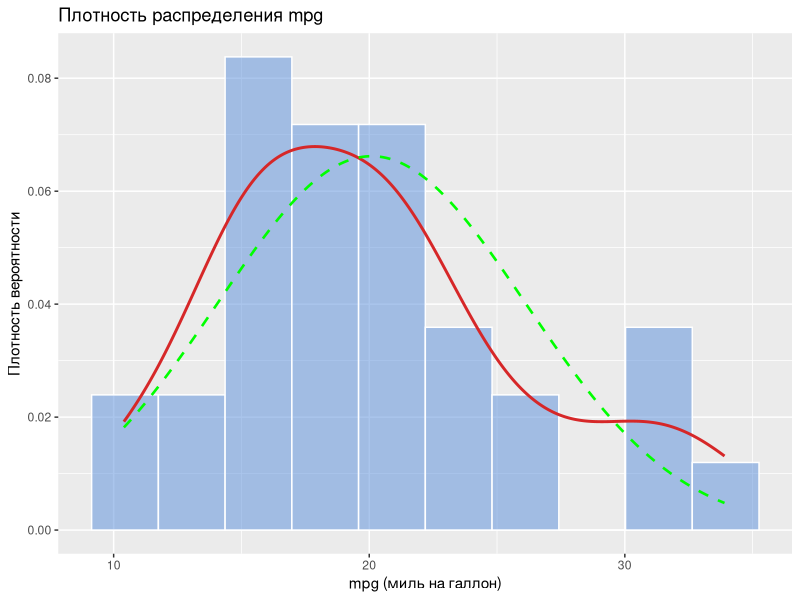
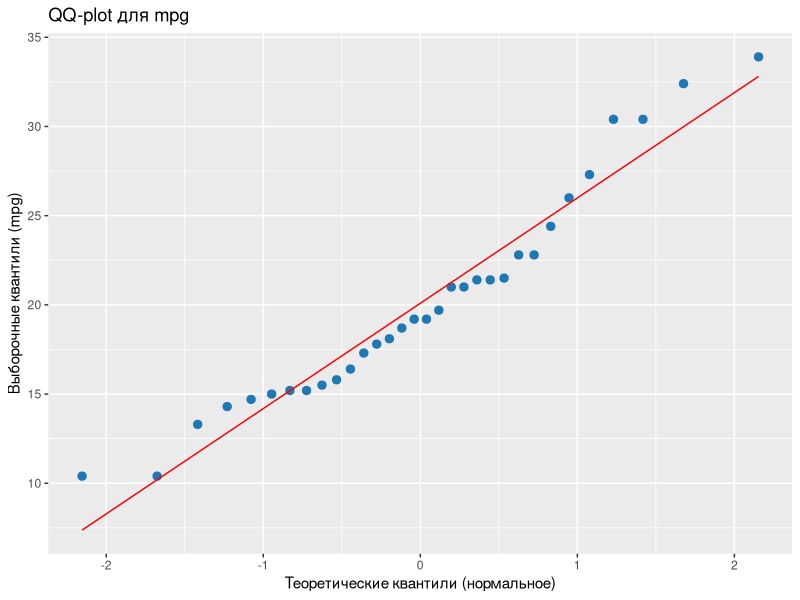
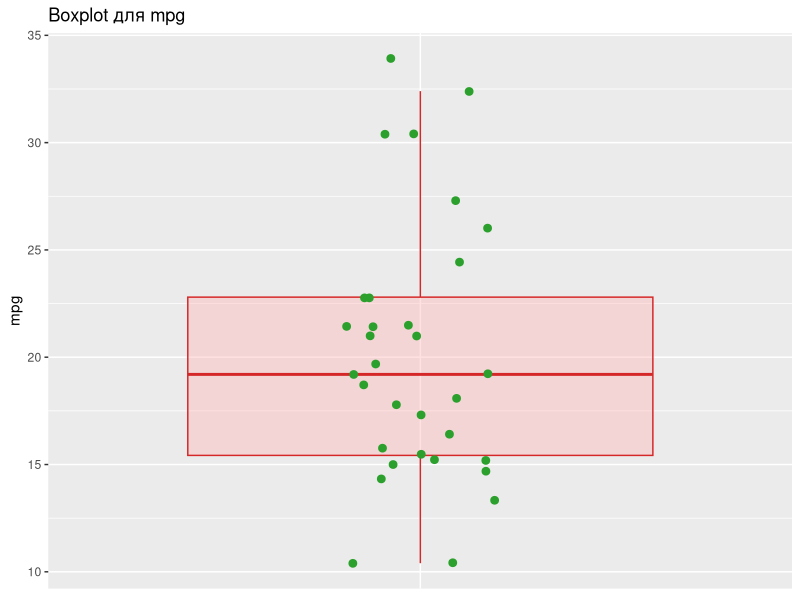
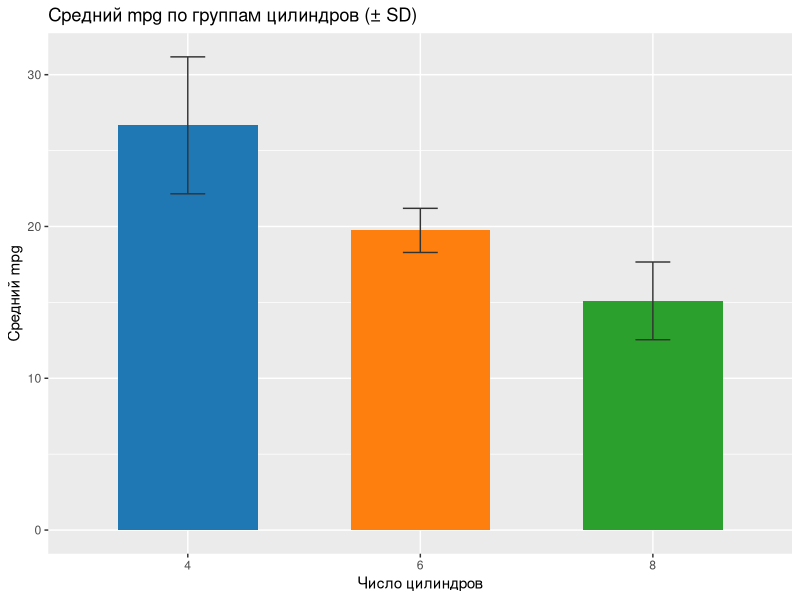
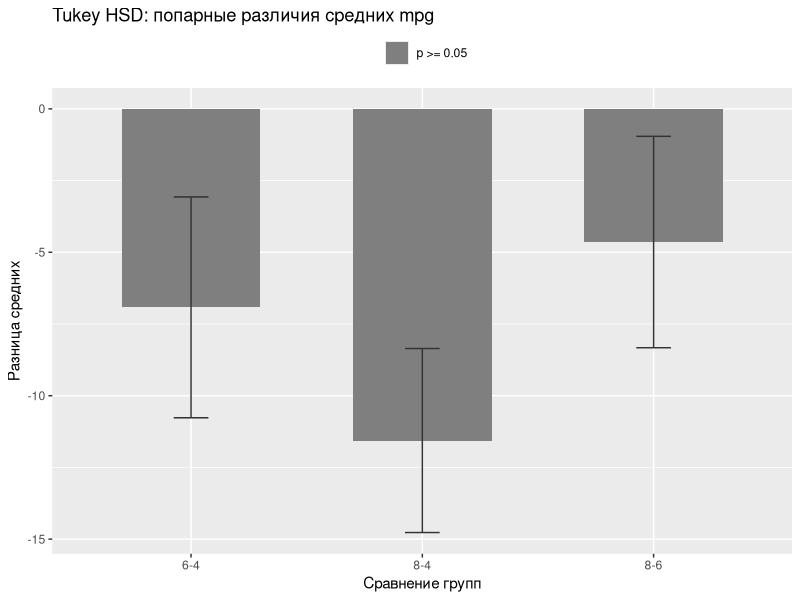

These charts were generated, in order, by the following R code:
## ---- chunk 1
knitr::opts_chunk$set(echo = TRUE, warning = FALSE, message = FALSE,
                      fig.width = 8, fig.height = 4.8)
library(dplyr)
library(tidyr)
library(broom)
library(ggplot2)
data(mtcars)
## ---- chunk 2
get_mode <- function(x) {
  ux <- unique(x)
  ux[which.max(tabulate(match(x, ux)))]
}

modes <- sapply(mtcars, get_mode)

extended_stats <- data.frame(
  Variable = names(mtcars),
  Mean     = round(sapply(mtcars, mean), 2),
  Median   = sapply(mtcars, median),
  Mode     = modes,
  SD       = round(sapply(mtcars, sd), 2),
  Min      = sapply(mtcars, min),
  Max      = sapply(mtcars, max),
  row.names = NULL
)
knitr::kable(extended_stats)
## ---- chunk 3
dfn <- data.frame(x = seq(min(mtcars$mpg), max(mtcars$mpg), length.out = 200))
dfn$y <- dnorm(dfn$x, mean = mean(mtcars$mpg), sd = sd(mtcars$mpg))
ggplot(mtcars, aes(x = mpg)) +
  geom_histogram(aes(y = after_stat(density)), bins = 10,
                 fill = scales::alpha("#6496DC", 0.55), color = "white") +
  geom_density(color = "#d62728", linewidth = 1) +
  geom_line(data = dfn, aes(x, y), color = "green",
            linetype = "dashed", linewidth = 0.9) +
  labs(title = "Плотность распределения mpg",
       x = "mpg (миль на галлон)", y = "Плотность вероятности")
## ---- chunk 4
qq_data <- as.data.frame(qqnorm(mtcars$mpg, plot.it = FALSE))
qq_data$line <- fitted(lm(y ~ x, data = qq_data))
ggplot(qq_data, aes(x, y)) +
  geom_point(color = "#1f77b4", size = 2.5) +
  geom_line(aes(y = line), color = "red") +
  labs(title = "QQ-plot для mpg",
       x = "Теоретические квантили (нормальное)",
       y = "Выборочные квантили (mpg)")
## ---- chunk 5
shapiro_res <- shapiro.test(mtcars$mpg)
print(shapiro_res)
## ---- chunk 6
ggplot(mtcars, aes(x = "", y = mpg)) +
  geom_boxplot(fill = scales::alpha("#FFB4B4", 0.4), color = "#d62728",
               outlier.shape = NA) +
  geom_jitter(width = 0.12, size = 2.3, color = "#2ca02c") +
  labs(title = "Boxplot для mpg", x = NULL, y = "mpg") +
  theme(axis.text.x = element_blank(), axis.ticks.x = element_blank())
## ---- chunk 7
Q1 <- quantile(mtcars$mpg, 0.25)
Q3 <- quantile(mtcars$mpg, 0.75)
IQR_val <- Q3 - Q1
lower_bound <- Q1 - 1.5 * IQR_val
upper_bound <- Q3 + 1.5 * IQR_val

cat(sprintf("Q1 = %.2f, Q3 = %.2f, IQR = %.2f\n", Q1, Q3, IQR_val))
cat(sprintf("Границы нормы: [%.2f ; %.2f]\n", lower_bound, upper_bound))

out_rows <- mtcars[mtcars$mpg < lower_bound | mtcars$mpg > upper_bound,
                   c("mpg", "cyl", "hp")]
out_cars <- rownames(out_rows)
cat("Автомобили-выбросы:", paste(out_cars, collapse = ", "), "\n")
knitr::kable(out_rows)
## ---- chunk 8
group_stats <- mtcars %>%
  group_by(cyl) %>%
  summarise(n = n(), mean_mpg = mean(mpg), median_mpg = median(mpg),
            sd_mpg = sd(mpg), .groups = "drop")
knitr::kable(group_stats, digits = 2)
## ---- chunk 9
ggplot(group_stats, aes(x = factor(cyl), y = mean_mpg, fill = factor(cyl))) +
  geom_col(width = 0.6) +
  geom_errorbar(aes(ymin = mean_mpg - sd_mpg, ymax = mean_mpg + sd_mpg),
                width = 0.15, color = "#333333") +
  scale_fill_manual(values = c("#1f77b4", "#ff7f0e", "#2ca02c")) +
  labs(title = "Средний mpg по группам цилиндров (± SD)",
       x = "Число цилиндров", y = "Средний mpg") +
  theme(legend.position = "none")
## ---- chunk 10
t_res <- t.test(mpg ~ cyl, data = mtcars %>% filter(cyl %in% c(4, 6)))
print(t_res)
## ---- chunk 11
mtcars$cyl_f <- factor(mtcars$cyl)
anova_res <- aov(mpg ~ cyl_f, data = mtcars)
print(summary(anova_res))

tukey_res <- TukeyHSD(anova_res)
print(tukey_res)
## ---- chunk 12
tukey_df <- as.data.frame(tukey_res$cyl_f)
tukey_df$comparison <- rownames(tukey_df)
tukey_df$half <- (tukey_df$upr - tukey_df$lwr) / 2
ggplot(tukey_df, aes(x = comparison, y = diff, fill = `p adj` < 0.05)) +
  geom_col(width = 0.6) +
  geom_errorbar(aes(ymin = diff - half, ymax = diff + half),
                width = 0.15, color = "#333333") +
  scale_fill_manual(values = c("#7f7f7f", "#d62728"),
                    labels = c("p >= 0.05", "p < 0.05")) +
  labs(title = "Tukey HSD: попарные различия средних mpg",
       x = "Сравнение групп", y = "Разница средних", fill = "") +
  theme(legend.position = "top")
